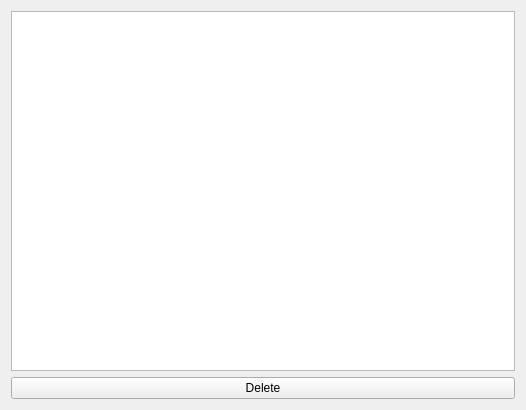
<?xml version="1.0" encoding="UTF-8"?>
<ui version="4.0">
 <class>Table</class>
 <widget class="QWidget" name="Table">
  <property name="geometry">
   <rect>
    <x>0</x>
    <y>0</y>
    <width>526</width>
    <height>410</height>
   </rect>
  </property>
  <property name="windowTitle">
   <string>Form</string>
  </property>
  <layout class="QGridLayout" name="gridLayout">
   <item row="0" column="0">
    <widget class="QTableView" name="tableView"/>
   </item>
   <item row="1" column="0">
    <widget class="QPushButton" name="pushButton">
     <property name="text">
      <string>Delete</string>
     </property>
    </widget>
   </item>
  </layout>
 </widget>
 <resources/>
 <connections/>
</ui>
